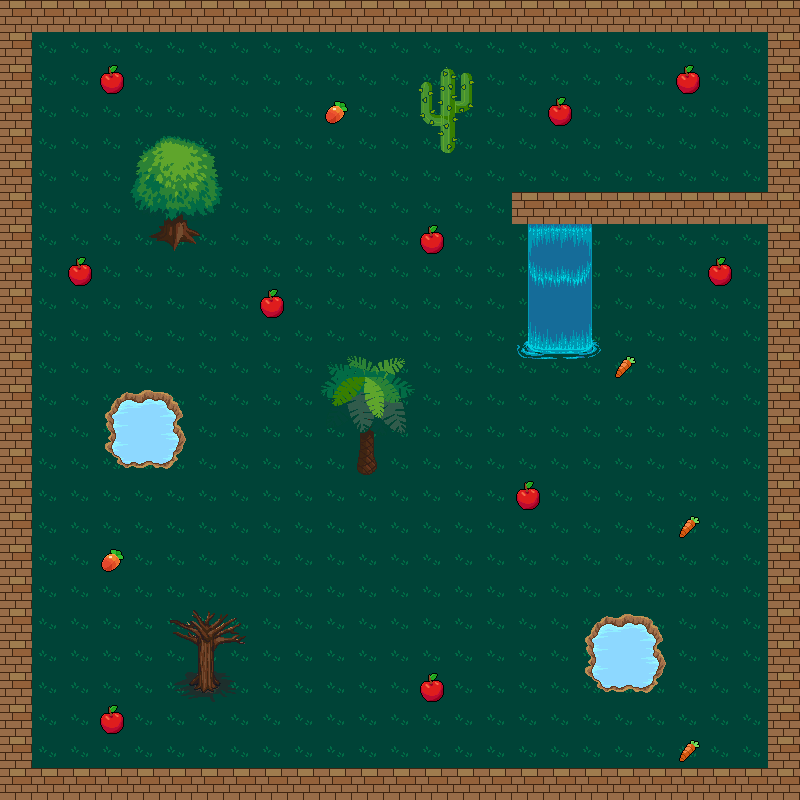

A level layout from a 2D game, rendered from its tile map. Below: a short description, then the map file with its tile-grid data intact:
An orthogonal 25x25 tile map with 32x32 px tiles, 4 tile layers (terrain, bordure, obstacles, fruits), 3 tilesets and 1 object.

<map version="1.10" tiledversion="1.11.2" orientation="orthogonal" renderorder="right-down" width="25" height="25" tilewidth="32" tileheight="32" infinite="0" nextlayerid="6" nextobjectid="6">
 <properties>
  <property name="levelName" value="Niveau 1" />
  <property name="maxScore" type="int" value="15" />
  <property name="music" value="" />
  <property name="nextLevel" value="maps/plane2.tmx" />
  <property name="speed" type="float" value="0.35" />
 </properties>
 <tileset firstgid="1" source="terrine.tsx" />
 <tileset firstgid="1025" source="tree.tsx" />
 <tileset firstgid="1194" source="fruits.tsx" />
 <layer id="1" name="terrain" width="25" height="25">
  <data encoding="csv">
361,361,361,361,361,361,361,361,361,361,361,361,361,361,361,361,361,361,361,361,361,361,361,361,361,
361,361,361,361,361,361,361,361,361,361,361,361,361,361,361,361,361,361,361,361,361,361,361,361,361,
361,361,361,361,361,361,361,361,361,361,361,361,361,361,361,361,361,361,361,361,361,361,361,361,361,
361,361,361,361,361,361,361,361,361,361,361,361,361,361,361,361,361,361,361,361,361,361,361,361,361,
361,361,361,361,361,361,361,361,361,361,361,361,361,361,361,361,361,361,361,361,361,361,361,361,361,
361,361,361,361,361,361,361,361,361,361,361,361,361,361,361,361,361,361,361,361,361,361,361,361,361,
361,361,361,361,361,361,361,361,361,361,361,361,361,361,361,361,361,361,361,361,361,361,361,361,361,
361,361,361,361,361,361,361,361,361,361,361,361,361,361,361,361,361,361,361,361,361,361,361,361,361,
361,361,361,361,361,361,361,361,361,361,361,361,361,361,361,361,361,361,361,361,361,361,361,361,361,
361,361,361,361,361,361,361,361,361,361,361,361,361,361,361,361,361,361,361,361,361,361,361,361,361,
361,361,361,361,361,361,361,361,361,361,361,361,361,361,361,361,361,361,361,361,361,361,361,361,361,
361,361,361,361,361,361,361,361,361,361,361,361,361,361,361,361,361,361,361,361,361,361,361,361,361,
361,361,361,361,361,361,361,361,361,361,361,361,361,361,361,361,361,361,361,361,361,361,361,361,361,
361,361,361,361,361,361,361,361,361,361,361,361,361,361,361,361,361,361,361,361,361,361,361,361,361,
361,361,361,361,361,361,361,361,361,361,361,361,361,361,361,361,361,361,361,361,361,361,361,361,361,
361,361,361,361,361,361,361,361,361,361,361,361,361,361,361,361,361,361,361,361,361,361,361,361,361,
361,361,361,361,361,361,361,361,361,361,361,361,361,361,361,361,361,361,361,361,361,361,361,361,361,
361,361,361,361,361,361,361,361,361,361,361,361,361,361,361,361,361,361,361,361,361,361,361,361,361,
361,361,361,361,361,361,361,361,361,361,361,361,361,361,361,361,361,361,361,361,361,361,361,361,361,
361,361,361,361,361,361,361,361,361,361,361,361,361,361,361,361,361,361,361,361,361,361,361,361,361,
361,361,361,361,361,361,361,361,361,361,361,361,361,361,361,361,361,361,361,361,361,361,361,361,361,
361,361,361,361,361,361,361,361,361,361,361,361,361,361,361,361,361,361,361,361,361,361,361,361,361,
361,361,361,361,361,361,361,361,361,361,361,361,361,361,361,361,361,361,361,361,361,361,361,361,361,
361,361,361,361,361,361,361,361,361,361,361,361,361,361,361,361,361,361,361,361,361,361,361,361,361,
361,361,361,361,361,361,361,361,361,361,361,361,361,361,361,361,361,361,361,361,361,361,361,361,361
</data>
 </layer>
 <layer id="2" name="bordure" width="25" height="25">
  <data encoding="csv">
495,495,495,495,495,495,495,495,495,495,495,495,495,495,495,495,495,495,495,495,495,495,495,495,495,
495,0,0,0,0,0,0,0,0,0,0,0,0,0,0,0,0,0,0,0,0,0,0,0,495,
495,0,0,0,0,0,0,0,0,0,0,0,0,0,0,0,0,0,0,0,0,0,0,0,495,
495,0,0,0,0,0,0,0,0,0,0,0,0,0,0,0,0,0,0,0,0,0,0,0,495,
495,0,0,0,0,0,0,0,0,0,0,0,0,0,0,0,0,0,0,0,0,0,0,0,495,
495,0,0,0,0,0,0,0,0,0,0,0,0,0,0,0,0,0,0,0,0,0,0,0,495,
495,0,0,0,0,0,0,0,0,0,0,0,0,0,0,0,0,0,0,0,0,0,0,0,495,
495,0,0,0,0,0,0,0,0,0,0,0,0,0,0,0,0,0,0,0,0,0,0,0,495,
495,0,0,0,0,0,0,0,0,0,0,0,0,0,0,0,0,0,0,0,0,0,0,0,495,
495,0,0,0,0,0,0,0,0,0,0,0,0,0,0,0,0,0,0,0,0,0,0,0,495,
495,0,0,0,0,0,0,0,0,0,0,0,0,0,0,0,0,0,0,0,0,0,0,0,495,
495,0,0,0,0,0,0,0,0,0,0,0,0,0,0,0,0,0,0,0,0,0,0,0,495,
495,0,0,0,0,0,0,0,0,0,0,0,0,0,0,0,0,0,0,0,0,0,0,0,495,
495,0,0,0,0,0,0,0,0,0,0,0,0,0,0,0,0,0,0,0,0,0,0,0,495,
495,0,0,0,0,0,0,0,0,0,0,0,0,0,0,0,0,0,0,0,0,0,0,0,495,
495,0,0,0,0,0,0,0,0,0,0,0,0,0,0,0,0,0,0,0,0,0,0,0,495,
495,0,0,0,0,0,0,0,0,0,0,0,0,0,0,0,0,0,0,0,0,0,0,0,495,
495,0,0,0,0,0,0,0,0,0,0,0,0,0,0,0,0,0,0,0,0,0,0,0,495,
495,0,0,0,0,0,0,0,0,0,0,0,0,0,0,0,0,0,0,0,0,0,0,0,495,
495,0,0,0,0,0,0,0,0,0,0,0,0,0,0,0,0,0,0,0,0,0,0,0,495,
495,0,0,0,0,0,0,0,0,0,0,0,0,0,0,0,0,0,0,0,0,0,0,0,495,
495,0,0,0,0,0,0,0,0,0,0,0,0,0,0,0,0,0,0,0,0,0,0,0,495,
495,0,0,0,0,0,0,0,0,0,0,0,0,0,0,0,0,0,0,0,0,0,0,0,495,
495,0,0,0,0,0,0,0,0,0,0,0,0,0,0,0,0,0,0,0,0,0,0,0,495,
495,495,495,495,495,495,495,495,495,495,495,495,495,495,495,495,495,495,495,495,495,495,495,495,495
</data>
 </layer>
 <layer id="3" name="obstacles" width="25" height="25">
  <data encoding="csv">
0,0,0,0,0,0,0,0,0,0,0,0,0,0,0,0,0,0,0,0,0,0,0,0,0,
0,0,0,0,0,0,0,0,0,0,0,0,0,0,0,0,0,0,0,0,0,0,0,0,0,
0,0,0,0,0,0,0,0,0,0,0,0,0,1114,1115,0,0,0,0,0,0,0,0,0,0,
0,0,0,0,0,0,0,0,0,0,0,0,0,1127,1128,0,0,0,0,0,0,0,0,0,0,
0,0,0,0,1146,1147,1148,0,0,0,0,0,0,1140,1141,0,0,0,0,0,0,0,0,0,0,
0,0,0,0,1159,1160,1161,0,0,0,0,0,0,0,0,0,0,0,0,0,0,0,0,0,0,
0,0,0,0,1172,1173,1174,0,0,0,0,0,0,0,0,0,495,495,495,495,495,495,495,495,0,
0,0,0,0,1185,1186,1187,0,0,0,0,0,0,0,0,0,577,578,579,0,0,0,0,0,0,
0,0,0,0,0,0,0,0,0,0,0,0,0,0,0,0,609,610,611,0,0,0,0,0,0,
0,0,0,0,0,0,0,0,0,0,0,0,0,0,0,0,641,642,643,0,0,0,0,0,0,
0,0,0,0,0,0,0,0,0,0,0,0,0,0,0,0,673,674,675,0,0,0,0,0,0,
0,0,0,0,0,0,0,0,0,0,1152,1153,1154,0,0,0,705,706,707,0,0,0,0,0,0,
0,0,0,464,465,466,0,0,0,0,1165,1166,1167,0,0,0,0,0,0,0,0,0,0,0,0,
0,0,0,496,497,498,0,0,0,0,1178,1179,1180,0,0,0,0,0,0,0,0,0,0,0,0,
0,0,0,528,529,530,0,0,0,0,1191,1192,1193,0,0,0,0,0,0,0,0,0,0,0,0,
0,0,0,0,0,0,0,0,0,0,0,0,0,0,0,0,0,0,0,0,0,0,0,0,0,
0,0,0,0,0,0,0,0,0,0,0,0,0,0,0,0,0,0,0,0,0,0,0,0,0,
0,0,0,0,0,0,0,0,0,0,0,0,0,0,0,0,0,0,0,0,0,0,0,0,0,
0,0,0,0,0,0,0,0,0,0,0,0,0,0,0,0,0,0,0,0,0,0,0,0,0,
0,0,0,0,0,1103,1104,1105,0,0,0,0,0,0,0,0,0,0,464,465,466,0,0,0,0,
0,0,0,0,0,1116,1117,1118,0,0,0,0,0,0,0,0,0,0,496,497,498,0,0,0,0,
0,0,0,0,0,1129,1130,1131,0,0,0,0,0,0,0,0,0,0,528,529,530,0,0,0,0,
0,0,0,0,0,0,0,0,0,0,0,0,0,0,0,0,0,0,0,0,0,0,0,0,0,
0,0,0,0,0,0,0,0,0,0,0,0,0,0,0,0,0,0,0,0,0,0,0,0,0,
0,0,0,0,0,0,0,0,0,0,0,0,0,0,0,0,0,0,0,0,0,0,0,0,0
</data>
 </layer>
 <layer id="4" name="fruits" width="25" height="25">
  <data encoding="csv">
0,0,0,0,0,0,0,0,0,0,0,0,0,0,0,0,0,0,0,0,0,0,0,0,0,
0,0,0,0,0,0,0,0,0,0,0,0,0,0,0,0,0,0,0,0,0,0,0,0,0,
0,0,0,1197,0,0,0,0,0,0,0,0,0,0,0,0,0,0,0,0,0,1197,0,0,0,
0,0,0,0,0,0,0,0,0,0,1196,0,0,0,0,0,0,1197,0,0,0,0,0,0,0,
0,0,0,0,0,0,0,0,0,0,0,0,0,0,0,0,0,0,0,0,0,0,0,0,0,
0,0,0,0,0,0,0,0,0,0,0,0,0,0,0,0,0,0,0,0,0,0,0,0,0,
0,0,0,0,0,0,0,0,0,0,0,0,0,0,0,0,0,0,0,0,0,0,0,0,0,
0,0,0,0,0,0,0,0,0,0,0,0,0,1197,0,0,0,0,0,0,0,0,0,0,0,
0,0,1197,0,0,0,0,0,0,0,0,0,0,0,0,0,0,0,0,0,0,0,1197,0,0,
0,0,0,0,0,0,0,0,1197,0,0,0,0,0,0,0,0,0,0,0,0,0,0,0,0,
0,0,0,0,0,0,0,0,0,0,0,0,0,0,0,0,0,0,0,0,0,0,0,0,0,
0,0,0,0,0,0,0,0,0,0,0,0,0,0,0,0,0,0,0,1195,0,0,0,0,0,
0,0,0,0,0,0,0,0,0,0,0,0,0,0,0,0,0,0,0,0,0,0,0,0,0,
0,0,0,0,0,0,0,0,0,0,0,0,0,0,0,0,0,0,0,0,0,0,0,0,0,
0,0,0,0,0,0,0,0,0,0,0,0,0,0,0,0,0,0,0,0,0,0,0,0,0,
0,0,0,0,0,0,0,0,0,0,0,0,0,0,0,0,1197,0,0,0,0,0,0,0,0,
0,0,0,0,0,0,0,0,0,0,0,0,0,0,0,0,0,0,0,0,0,1195,0,0,0,
0,0,0,1196,0,0,0,0,0,0,0,0,0,0,0,0,0,0,0,0,0,0,0,0,0,
0,0,0,0,0,0,0,0,0,0,0,0,0,0,0,0,0,0,0,0,0,0,0,0,0,
0,0,0,0,0,0,0,0,0,0,0,0,0,0,0,0,0,0,0,0,0,0,0,0,0,
0,0,0,0,0,0,0,0,0,0,0,0,0,0,0,0,0,0,0,0,0,0,0,0,0,
0,0,0,0,0,0,0,0,0,0,0,0,0,1197,0,0,0,0,0,0,0,0,0,0,0,
0,0,0,1197,0,0,0,0,0,0,0,0,0,0,0,0,0,0,0,0,0,0,0,0,0,
0,0,0,0,0,0,0,0,0,0,0,0,0,0,0,0,0,0,0,0,0,1195,0,0,0,
0,0,0,0,0,0,0,0,0,0,0,0,0,0,0,0,0,0,0,0,0,0,0,0,0
</data>
 </layer>
 <objectgroup id="5" name="serpent">
  <object id="4" x="418.609" y="636.873">
   <properties>
    <property name="type" value="snake_spawn" />
   </properties>
   <point />
  </object>
 </objectgroup>
</map>
